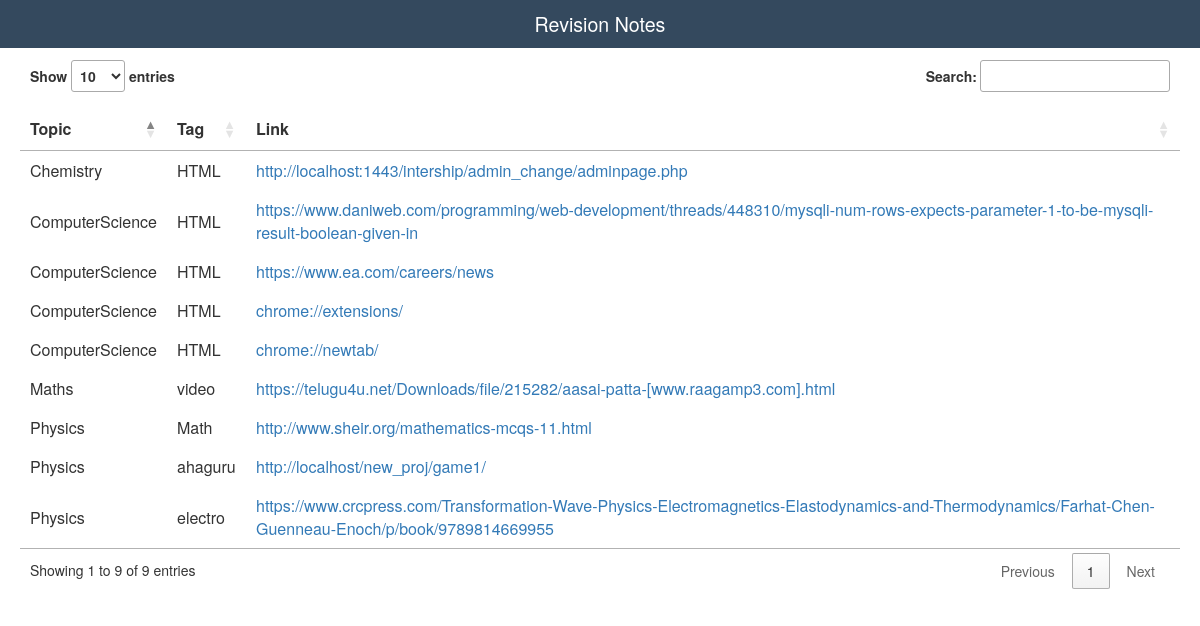
Screenshot of /db1/User/index.php with the database file from the repository.
### tables this page shows
CREATE TABLE `user_history` (
  `id` varchar(20) NOT NULL,
  `link` text NOT NULL,
  `tag` text NOT NULL,
  `topic` text NOT NULL
);

### db1/User/index.php (the view, shortened to what this page needs)
<link href="http://maxcdn.bootstrapcdn.com/bootstrap/3.2.0/css/bootstrap.min.css" rel="stylesheet">
<link rel="stylesheet" href="http://cdn.datatables.net/1.10.2/css/jquery.dataTables.min.css"></style>
<body>
	<div class="fixed">
  		Revision Notes
  </div>
	<br/>
  <br/>
  <br/>
	<div>
<table id="myTable">
        <thead>
          <tr>
            <th>Topic</th>
            <th>Tag</th>
            <th>Link</th>
          </tr>
        </thead>
        <tbody>
<?php
include("config.php");
$sql = "select * from user_history";
$rs = mysqli_query($mysqli,$sql);
while($r = mysqli_fetch_assoc($rs))
{
?>
          <tr>
            <td><?php echo $r['topic']; ?></td>
            <td><?php echo  $r['tag']; ?></td>
            <td><?php
			 $a =   $r['link'];
			 echo "<a href=$a target=_blank> $a </a>";
			  ?></td>
          </tr>
<?php
}
?>
  </tbody>
   </table>
</div>
</body>

### db1/User/index.php (style rules this page uses)
div { padding: 0 10px; margin: 0 0 10px 0; background-color: white; }
.fixed, .sticky { font-size: 1.4em; padding: 10px; z-index: 1; }
.fixed { position: fixed; background-color: #34495e; color: white; width: 100%; left: 0; text-align: center; z-index: 2; }

### rows the page displays
user_history: topic "ComputerScience", tag "HTML", link "https://www.daniweb.com/programming/web-development/threads/448310/mysqli-num-rows-expects-parameter-1-to-be-mysqli-result-boolean-given-in"
user_history: topic "ComputerScience", tag "HTML", link "https://www.ea.com/careers/news"
user_history: topic "ComputerScience", tag "HTML", link "chrome://extensions/"
user_history: topic "Maths", tag "video", link "https://telugu4u.net/Downloads/file/215282/aasai-patta-[www.raagamp3.com].html"
user_history: topic "ComputerScience", tag "HTML", link "chrome://newtab/"
user_history: topic "Chemistry", tag "HTML", link "http://localhost:1443/intership/admin_change/adminpage.php"
user_history: topic "Physics", tag "Math", link "http://www.sheir.org/mathematics-mcqs-11.html"
user_history: topic "Physics", tag "ahaguru", link "http://localhost/new_proj/game1/"
user_history: topic "Physics", tag "electro", link "https://www.crcpress.com/Transformation-Wave-Physics-Electromagnetics-Elastodynamics-and-Thermodynamics/Farhat-Chen-Guenneau-Enoch/p/book/9789814669955"
